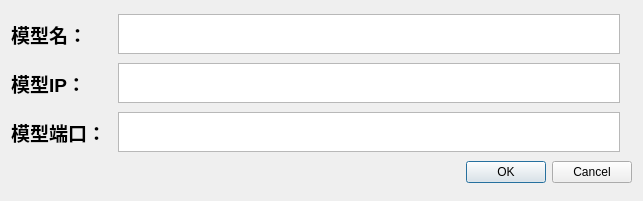
<?xml version="1.0" encoding="UTF-8"?>
<ui version="4.0">
 <class>modelTypeInput</class>
 <widget class="QDialog" name="modelTypeInput">
  <property name="geometry">
   <rect>
    <x>0</x>
    <y>0</y>
    <width>643</width>
    <height>201</height>
   </rect>
  </property>
  <property name="windowTitle">
   <string>modelTypeInput</string>
  </property>
  <layout class="QGridLayout" name="gridLayout">
   <item row="0" column="0" alignment="Qt::AlignLeft">
    <widget class="QLabel" name="label">
     <property name="font">
      <font>
       <pointsize>14</pointsize>
       <weight>75</weight>
       <bold>true</bold>
      </font>
     </property>
     <property name="text">
      <string>模型名：</string>
     </property>
    </widget>
   </item>
   <item row="3" column="0" colspan="5" alignment="Qt::AlignRight">
    <widget class="QDialogButtonBox" name="buttonBox">
     <property name="standardButtons">
      <set>QDialogButtonBox::Cancel|QDialogButtonBox::Ok</set>
     </property>
    </widget>
   </item>
   <item row="1" column="0" alignment="Qt::AlignLeft">
    <widget class="QLabel" name="label_2">
     <property name="font">
      <font>
       <pointsize>14</pointsize>
       <weight>75</weight>
       <bold>true</bold>
      </font>
     </property>
     <property name="text">
      <string>模型IP：</string>
     </property>
    </widget>
   </item>
   <item row="1" column="2">
    <widget class="QTextEdit" name="textEdit_2">
     <property name="sizePolicy">
      <sizepolicy hsizetype="Expanding" vsizetype="Expanding">
       <horstretch>0</horstretch>
       <verstretch>0</verstretch>
      </sizepolicy>
     </property>
     <property name="maximumSize">
      <size>
       <width>16777215</width>
       <height>40</height>
      </size>
     </property>
     <property name="font">
      <font>
       <pointsize>14</pointsize>
       <weight>75</weight>
       <bold>true</bold>
      </font>
     </property>
     <property name="html">
      <string>&lt;!DOCTYPE HTML PUBLIC &quot;-//W3C//DTD HTML 4.0//EN&quot; &quot;http://www.w3.org/TR/REC-html40/strict.dtd&quot;&gt;
&lt;html&gt;&lt;head&gt;&lt;meta name=&quot;qrichtext&quot; content=&quot;1&quot; /&gt;&lt;style type=&quot;text/css&quot;&gt;
p, li { white-space: pre-wrap; }
&lt;/style&gt;&lt;/head&gt;&lt;body style=&quot; font-family:'SimSun'; font-size:14pt; font-weight:600; font-style:normal;&quot;&gt;
&lt;p style=&quot;-qt-paragraph-type:empty; margin-top:0px; margin-bottom:0px; margin-left:0px; margin-right:0px; -qt-block-indent:0; text-indent:0px;&quot;&gt;&lt;br /&gt;&lt;/p&gt;&lt;/body&gt;&lt;/html&gt;</string>
     </property>
    </widget>
   </item>
   <item row="0" column="2">
    <widget class="QTextEdit" name="textEdit">
     <property name="sizePolicy">
      <sizepolicy hsizetype="Expanding" vsizetype="Expanding">
       <horstretch>0</horstretch>
       <verstretch>0</verstretch>
      </sizepolicy>
     </property>
     <property name="maximumSize">
      <size>
       <width>16777215</width>
       <height>40</height>
      </size>
     </property>
     <property name="font">
      <font>
       <pointsize>14</pointsize>
       <weight>75</weight>
       <bold>true</bold>
      </font>
     </property>
     <property name="html">
      <string>&lt;!DOCTYPE HTML PUBLIC &quot;-//W3C//DTD HTML 4.0//EN&quot; &quot;http://www.w3.org/TR/REC-html40/strict.dtd&quot;&gt;
&lt;html&gt;&lt;head&gt;&lt;meta name=&quot;qrichtext&quot; content=&quot;1&quot; /&gt;&lt;style type=&quot;text/css&quot;&gt;
p, li { white-space: pre-wrap; }
&lt;/style&gt;&lt;/head&gt;&lt;body style=&quot; font-family:'SimSun'; font-size:14pt; font-weight:600; font-style:normal;&quot;&gt;
&lt;p style=&quot;-qt-paragraph-type:empty; margin-top:0px; margin-bottom:0px; margin-left:0px; margin-right:0px; -qt-block-indent:0; text-indent:0px;&quot;&gt;&lt;br /&gt;&lt;/p&gt;&lt;/body&gt;&lt;/html&gt;</string>
     </property>
    </widget>
   </item>
   <item row="2" column="0">
    <widget class="QLabel" name="label_3">
     <property name="font">
      <font>
       <pointsize>14</pointsize>
       <weight>75</weight>
       <bold>true</bold>
      </font>
     </property>
     <property name="text">
      <string>模型端口：</string>
     </property>
    </widget>
   </item>
   <item row="2" column="2">
    <widget class="QTextEdit" name="textEdit_3">
     <property name="maximumSize">
      <size>
       <width>16777215</width>
       <height>40</height>
      </size>
     </property>
     <property name="font">
      <font>
       <pointsize>14</pointsize>
       <weight>75</weight>
       <bold>true</bold>
      </font>
     </property>
    </widget>
   </item>
  </layout>
 </widget>
 <layoutdefault spacing="6" margin="11"/>
 <resources/>
 <connections>
  <connection>
   <sender>buttonBox</sender>
   <signal>accepted()</signal>
   <receiver>modelTypeInput</receiver>
   <slot>okAndExit()</slot>
   <hints>
    <hint type="sourcelabel">
     <x>563</x>
     <y>131</y>
    </hint>
    <hint type="destinationlabel">
     <x>462</x>
     <y>133</y>
    </hint>
   </hints>
  </connection>
  <connection>
   <sender>buttonBox</sender>
   <signal>rejected()</signal>
   <receiver>modelTypeInput</receiver>
   <slot>cancelAndExit()</slot>
   <hints>
    <hint type="sourcelabel">
     <x>636</x>
     <y>128</y>
    </hint>
    <hint type="destinationlabel">
     <x>364</x>
     <y>113</y>
    </hint>
   </hints>
  </connection>
 </connections>
 <slots>
  <slot>okAndExit()</slot>
  <slot>cancelAndExit()</slot>
 </slots>
</ui>
